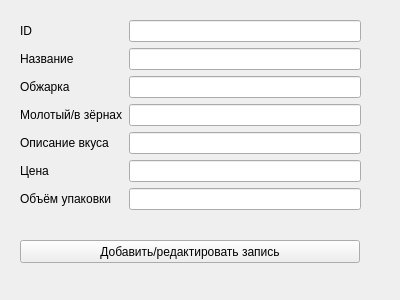
<?xml version="1.0" encoding="UTF-8"?>
<ui version="4.0">
 <class>Form</class>
 <widget class="QWidget" name="Form">
  <property name="geometry">
   <rect>
    <x>0</x>
    <y>0</y>
    <width>400</width>
    <height>300</height>
   </rect>
  </property>
  <property name="windowTitle">
   <string>Form</string>
  </property>
  <widget class="QWidget" name="formLayoutWidget_2">
   <property name="geometry">
    <rect>
     <x>20</x>
     <y>20</y>
     <width>341</width>
     <height>191</height>
    </rect>
   </property>
   <layout class="QFormLayout" name="formLayout_2">
    <item row="0" column="0">
     <widget class="QLabel" name="label">
      <property name="text">
       <string>ID</string>
      </property>
     </widget>
    </item>
    <item row="1" column="0">
     <widget class="QLabel" name="label_2">
      <property name="text">
       <string>Название</string>
      </property>
     </widget>
    </item>
    <item row="2" column="0">
     <widget class="QLabel" name="label_3">
      <property name="text">
       <string>Обжарка</string>
      </property>
     </widget>
    </item>
    <item row="3" column="0">
     <widget class="QLabel" name="label_4">
      <property name="text">
       <string>Молотый/в зёрнах</string>
      </property>
     </widget>
    </item>
    <item row="4" column="0">
     <widget class="QLabel" name="label_5">
      <property name="text">
       <string>Описание вкуса</string>
      </property>
     </widget>
    </item>
    <item row="5" column="0">
     <widget class="QLabel" name="label_6">
      <property name="text">
       <string>Цена</string>
      </property>
     </widget>
    </item>
    <item row="6" column="0">
     <widget class="QLabel" name="label_7">
      <property name="text">
       <string>Объём упаковки</string>
      </property>
     </widget>
    </item>
    <item row="0" column="1">
     <widget class="QLineEdit" name="line_id">
      <property name="readOnly">
       <bool>false</bool>
      </property>
     </widget>
    </item>
    <item row="1" column="1">
     <widget class="QLineEdit" name="line_title"/>
    </item>
    <item row="2" column="1">
     <widget class="QLineEdit" name="line_roast"/>
    </item>
    <item row="3" column="1">
     <widget class="QLineEdit" name="line_ground"/>
    </item>
    <item row="4" column="1">
     <widget class="QLineEdit" name="line_about"/>
    </item>
    <item row="5" column="1">
     <widget class="QLineEdit" name="line_price"/>
    </item>
    <item row="6" column="1">
     <widget class="QLineEdit" name="line_volume"/>
    </item>
   </layout>
  </widget>
  <widget class="QPushButton" name="commit_button">
   <property name="geometry">
    <rect>
     <x>20</x>
     <y>240</y>
     <width>340</width>
     <height>23</height>
    </rect>
   </property>
   <property name="text">
    <string>Добавить/редактировать запись</string>
   </property>
  </widget>
 </widget>
 <resources/>
 <connections/>
</ui>
